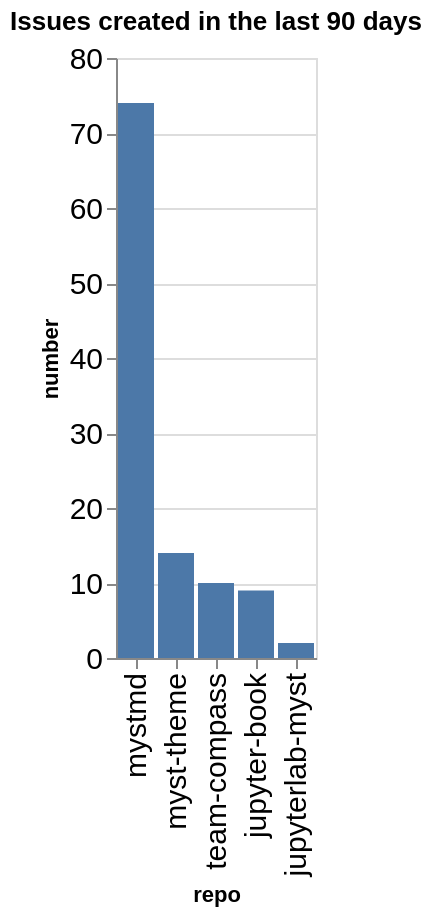

Notebook code for this chart:
### Code cell
created_counts = created.groupby(['org', 'repo']).count()['number'].reset_index()
created_counts['org/repo'] = created_counts.apply(lambda a: a['org'] + '/' + a['repo'], axis=1)
sorted_vals = created_counts.sort_values(['org', 'number'], ascending=False)['repo'].values
alt.Chart(data=created_counts, title=f"Issues created in the last {n_days} days").mark_bar().encode(
    x=alt.X('repo', sort=alt.Sort(sorted_vals.tolist())),
    y='number',
)

### Figure 1 — Vega-Lite specification as saved in the notebook (floating-point values rounded to 4 significant figures)
{"config": {"axisLeft": {"labelFontSize": 15}, "axisBottom": {"labelFontSize": 15}}, "data": {"name": "data-d449bbc46a3505e5f11893a80d89e063"}, "mark": {"type": "bar"}, "encoding": {"x": {"field": "repo", "sort": ["mystmd", "myst-theme", "team-compass", "jupyter-book", "jupyterlab-myst"], "type": "nominal"}, "y": {"field": "number", "type": "quantitative"}}, "title": "Issues created in the last 90 days", "$schema": "https://vega.github.io/schema/vega-lite/v5.20.1.json", "datasets": {"data-d449bbc46a3505e5f11893a80d89e063": [{"org": "jupyter-book", "repo": "jupyter-book", "number": 9, "org/repo": "jupyter-book/jupyter-book"}, {"org": "jupyter-book", "repo": "jupyterlab-myst", "number": 2, "org/repo": "jupyter-book/jupyterlab-myst"}, {"org": "jupyter-book", "repo": "myst-theme", "number": 14, "org/repo": "jupyter-book/myst-theme"}, {"org": "jupyter-book", "repo": "mystmd", "number": 74, "org/repo": "jupyter-book/mystmd"}, {"org": "jupyter-book", "repo": "team-compass", "number": 10, "org/repo": "jupyter-book/team-compass"}]}}
